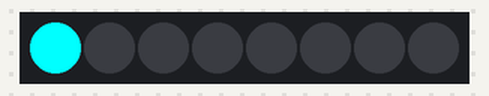
The program below on a simulated pyboard running MicroPython. Parts: 8 RGB LEDs in strip order, left to right. At 7.5 s the program stops and its outputs stay as they are.

Above: at 0.01 s.
At 1.38 s:
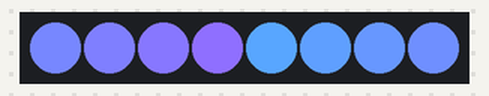
At 2.74 s:
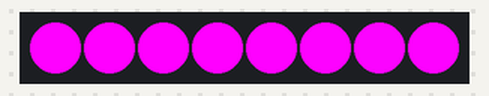
At 3.82 s:
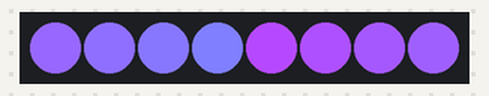
At 5.29 s:
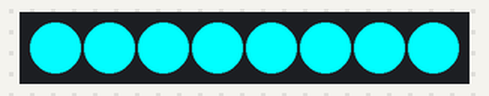
At 7.02 s:
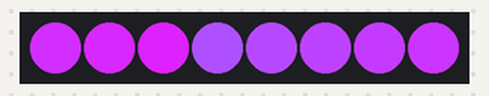
Timing chart, 0 to 9.0 s (numbered marks = the images above):
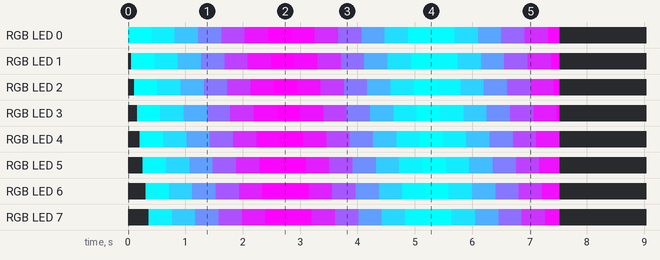

The program:

pybeam.py
```python
# driver for Adafruit neo pixels (WS2812 chip)
import pyb, math

class NeoPixel:
    def __init__(self, spi, n):
        spi.init(spi.MASTER, baudrate=2625000)
        spi.send(0)
        self.spi = spi
        self.buf = bytearray(9 * n + 1)
        self.clear()

    def __len__(self):
        return (len(self.buf) - 1) // 9

    def __setitem__(self, idx, val):
        idx *= 9
        self.fillword(idx, val[1]) # green
        self.fillword(idx + 3, val[0]) # red
        self.fillword(idx + 6, val[2]) # blue

    def clear(self):
        for i in range(len(self)):
            self[i] = (0, 0, 0)

    def send(self):
        self.spi.send(self.buf)

    def fillword(self, idx, val):
        expval = 0
        for i in range(8):
            expval <<= 3
            if val & 0x80:
                expval |= 0b110
            else:
                expval |= 0b100
            val <<= 1
        self.buf[idx] = expval >> 16
        self.buf[idx + 1] = expval >> 8
        self.buf[idx + 2] = expval


def f(num):
    return int(255 * math.sin(num * math.pi / 100)**2)
def g(num):
    return int(255 * math.cos(num * math.pi / 100)**2)


# create a driver on SPI(1) with 8 pixels
ws = NeoPixel(pyb.SPI(1), 8)

# scroll one white pixel
for i in range(148):
    ws[i % len(ws)] = (f(i), g(i), f(i) + g(i))
    ws.send()
    pyb.delay(50)

# turn all pixels off
ws.clear()
ws.send()
```

Measured:
- by itself, RGB LED 5: off → RGB(6, 248, 254) at 0.26 s, → RGB(40, 214, 254) 0.41 s later, → RGB(95, 159, 254) 0.41 s later, → RGB(159, 95, 254) 0.41 s later, … (19 changes in this stretch)
- by itself, RGB LED 0: off → RGB(0, 255, 255) at 0.01 s, → RGB(15, 239, 254) 0.41 s later, → RGB(59, 195, 254) 0.41 s later, → RGB(119, 135, 254) 0.41 s later, … (19 changes in this stretch)
